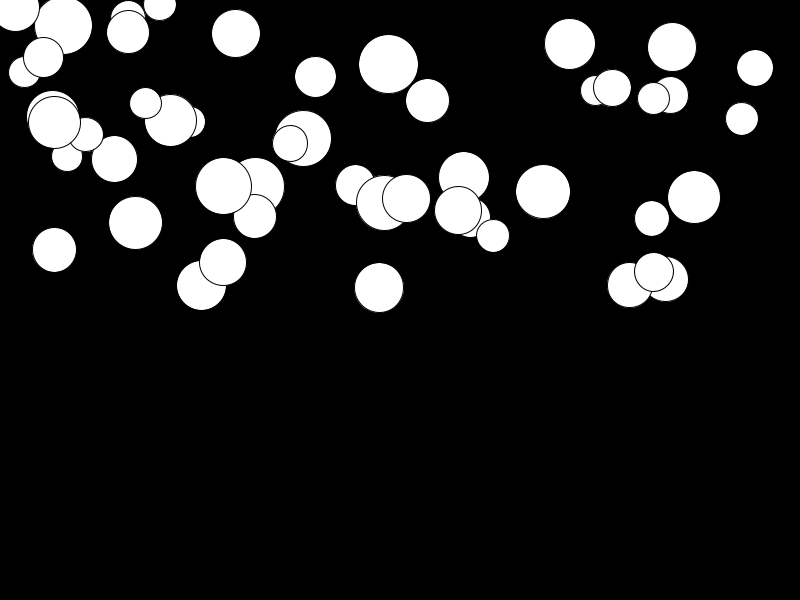
Frame 1 (no input)
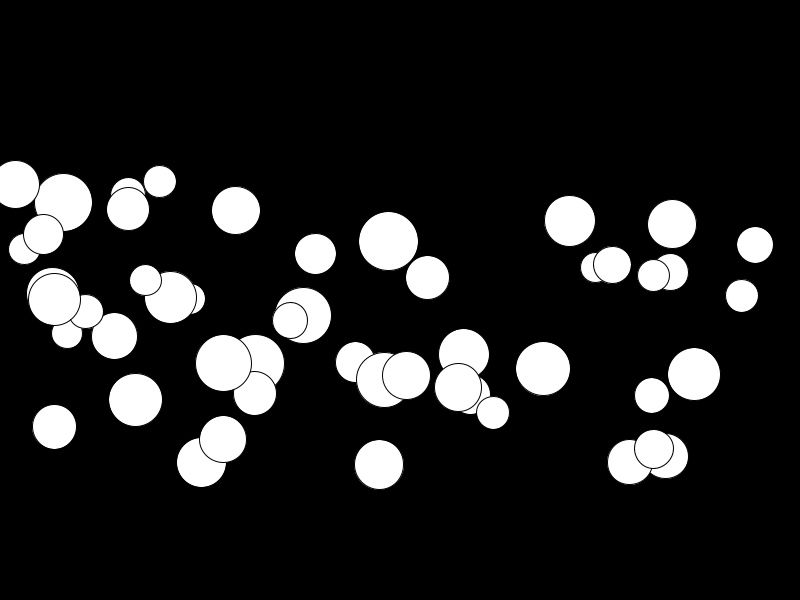
Frame 60 (the mouse pressed at the canvas centre just before this capture)
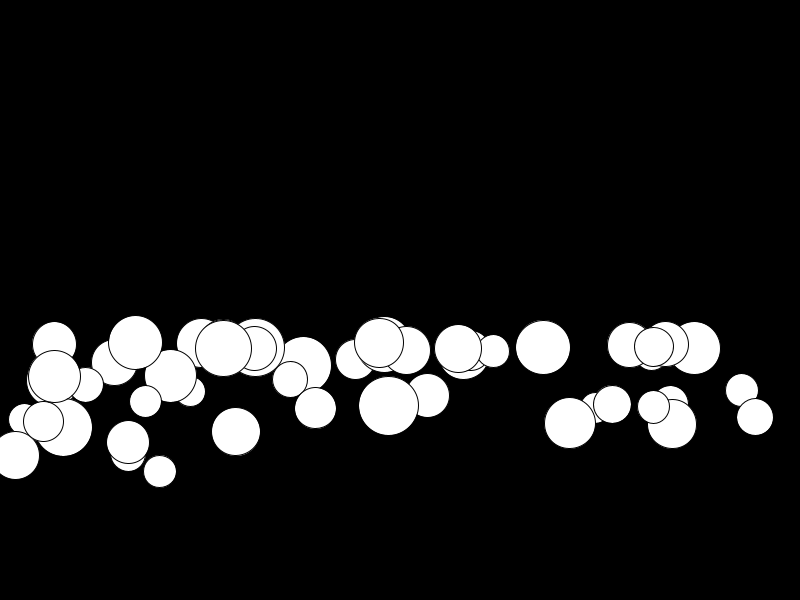
Frame 120 (the mouse held since frame 60 and released just before this capture)

The Processing sketch that drew these frames (run headless with seeded random() and noise(); from frame 60 on, the mouse is pressed at the canvas centre):

// Processing sketch: GravityBall_with_class
// ── GravityBall_with_class.pde
GravityBall [] g = new GravityBall [50];

void setup() {
  size(800, 600);
  for (int i = 0; i < g.length; i++) {
    g[i] = new GravityBall();
  }
}

void draw() {
  background(0);
  for (int i = 0; i < g.length; i++) {
    g[i].display();
    g[i].move();
    g[i].bounce();
  }
}

class GravityBall {
  PVector vel, acc, loc;
  float sz;

  GravityBall() {
    sz = random(30, 60);
    loc = new PVector(random(width-sz/2), random(height/2));
    vel = new PVector(0, 0);
    acc = new PVector(0, .1);
  } 
  void display() {
    ellipse(loc.x, loc.y, sz, sz);
  }
  void move() {
    vel.add(acc);
    loc.add(vel);
  }
  void bounce() {
    if (loc.y > height - sz/2) {
      loc.y = height - sz/2;
      vel.y = -abs(vel.y);
    }
  }
}
